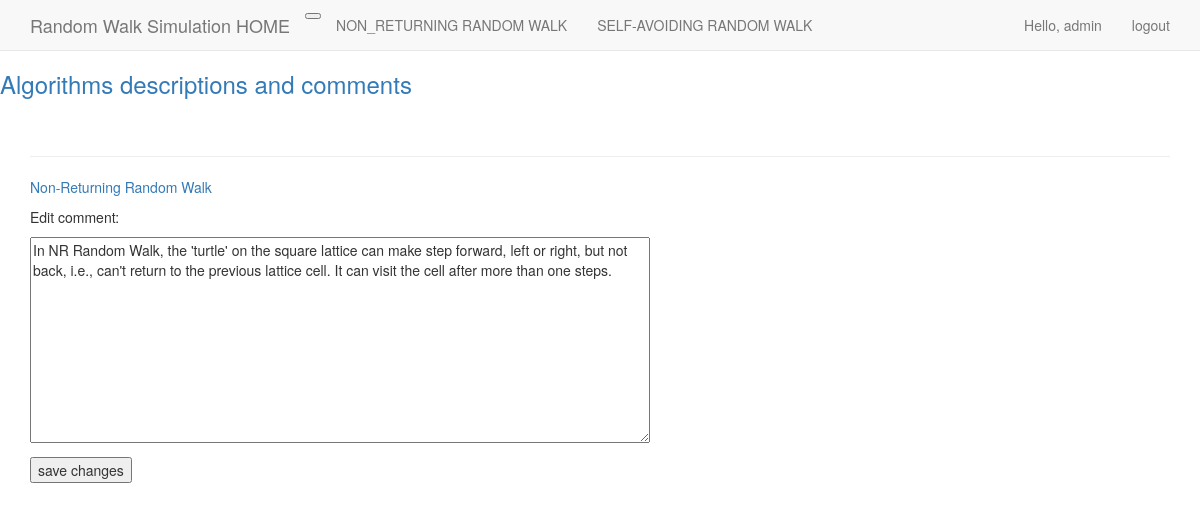
/edit_comment/1/ (signed in), run on the app's committed database.
### walk/models.py (models this page shows, shortened)
class Algorithm(models.Model):
    text = models.CharField(max_length=200)
    date_added=models.DateTimeField(auto_now_add=True)
    owner = models.ForeignKey(User)
    def __str__(self):
        return self.text

class Comment(models.Model):
    algorithm = models.ForeignKey(Algorithm)
    text=models.TextField()
    date_added=models.DateTimeField(auto_now_add=True)

### walk/views.py (the view)
# urls.py: url(r'^edit_comment/(?P<comment_id>\d+)/$',views.edit_comment, name='edit_comment')
@login_required
def edit_comment(request,comment_id):
    comment = Comment.objects.get(id=comment_id)
    algorithm = comment.algorithm
    if algorithm.owner != request.user:
        return render(request,'walk/edit_error.html')
    if request.method !='POST':
        form = CommentForm(instance=comment)
    else:
        form=CommentForm(instance=comment,data=request.POST)
        if form.is_valid():
            form.save()
            return HttpResponseRedirect(reverse('walk:algorithm',args=[algorithm.id]))
    context={'comment': comment, 'algorithm': algorithm, 'form': form}
    return render(request,'walk/edit_comment.html',context)

### walk/forms.py
class CommentForm(forms.ModelForm):
    class Meta:
        model = Comment
        fields = ['text']
        labels = {'text':''}
        widgets = {'text': forms.Textarea(attrs={'cols':80})}

### walk/templates/walk/edit_comment.html (shortened to what this page needs)
{% extends "walk/base.html" %}
{% block content %}
  <p> <a href="{% url 'walk:algorithm' algorithm.id %}"> {{algorithm}} </a> </p>
  <p> Edit comment: </p>
  <form action="{% url 'walk:edit_comment' comment.id %}" method='post'>
    {{ form.as_p }}
    <button name="submit"> save changes </button>
  </form>
{% endblock content%}

### walk/templates/walk/base.html (shortened to what this page needs)
{% load bootstrap3 %}
<!DOCTYPE html>
<html lang="en">
  <head>
	{% bootstrap_css %}
  </head>
  <body>
  <nav class="navbar navbar-default navbar-static-top">
    <div class="container">
      <div class="navbar-header">
	    <button type="button" class="nuvbar-toggle collapsed"
		  data-toggle="collapse" data-target="#navbar"
		  aria-expanded="false" area-controls="navbar">
	    </button>
		<a class="navbar-brand" href="{% url 'walk:index' %}">
		  Random Walk Simulation HOME </a>
	  </div>
      <div id="navbar" class="navbar-collapse collapse">
        <ul class="nav navbar-nav">
          <li><a href="{% url 'walk:nr_rand_walk' %}"> NON_RETURNING RANDOM WALK </a></li>
          <li><a href="{% url 'walk:self_avoid_walk' %}"> SELF-AVOIDING RANDOM WALK </a></li>
        </ul>
		<ul class="nav navbar-nav navbar-right">
	      {% if user.is_authenticated %}
            <li><a> Hello, {{ user.username }}</a></li>
            <li><a href="{% url 'users:logout' %}">logout</a></li>
          {% else %}
            <li><a href="{% url 'users:register' %}"> register</a></li>
            <li><a href="{% url 'users:login' %}"> log in</a></li>
          {% endif %}
		</ul>
   	  </div>
    </div>
  </nav>
  <div>
	 <a href="{% url 'walk:algorithms' %}"><h3> Algorithms descriptions and comments</h3></a>
  </div>
  <div class="container">
    <div class="page-header">
    </div>
    <div>
      {% block content %} {% endblock content %}
    </div>
  </div>
  </body>
</html>

### data on the page
Algorithm: text "Non-Returning Random Walk"
Comment: text "In NR Random Walk, the 'turtle' on the square lattice can make step forward, left or right, but not back, i.e., can't return to the previous lattice cell. It can visit the cell after more than one steps."

### other printed values
{{ user.username }} "admin"
